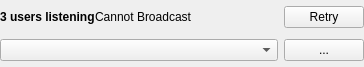
<?xml version="1.0" encoding="UTF-8"?>
<ui version="4.0">
 <class>GUI_Broadcast</class>
 <widget class="QWidget" name="GUI_Broadcast">
  <property name="geometry">
   <rect>
    <x>0</x>
    <y>0</y>
    <width>364</width>
    <height>67</height>
   </rect>
  </property>
  <property name="windowTitle">
   <string/>
  </property>
  <layout class="QGridLayout" name="gridLayout">
   <property name="leftMargin">
    <number>0</number>
   </property>
   <property name="topMargin">
    <number>0</number>
   </property>
   <property name="rightMargin">
    <number>0</number>
   </property>
   <property name="bottomMargin">
    <number>0</number>
   </property>
   <property name="verticalSpacing">
    <number>5</number>
   </property>
   <item row="2" column="0" colspan="2">
    <widget class="Gui::ComboBox" name="combo_clients">
     <property name="sizePolicy">
      <sizepolicy hsizetype="MinimumExpanding" vsizetype="Fixed">
       <horstretch>0</horstretch>
       <verstretch>0</verstretch>
      </sizepolicy>
     </property>
     <property name="focusPolicy">
      <enum>Qt::ClickFocus</enum>
     </property>
    </widget>
   </item>
   <item row="2" column="2">
    <widget class="MenuToolButton" name="btn_menu">
     <property name="sizePolicy">
      <sizepolicy hsizetype="Maximum" vsizetype="Preferred">
       <horstretch>0</horstretch>
       <verstretch>0</verstretch>
      </sizepolicy>
     </property>
     <property name="text">
      <string>...</string>
     </property>
    </widget>
   </item>
   <item row="0" column="0" colspan="3">
    <layout class="QHBoxLayout" name="horizontalLayout_2">
     <item>
      <widget class="QLabel" name="lab_status">
       <property name="font">
        <font>
         <weight>75</weight>
         <bold>true</bold>
        </font>
       </property>
       <property name="focusPolicy">
        <enum>Qt::ClickFocus</enum>
       </property>
       <property name="lineWidth">
        <number>0</number>
       </property>
       <property name="text">
        <string notr="true">3 users listening</string>
       </property>
      </widget>
     </item>
     <item>
      <widget class="QLabel" name="lab_error">
       <property name="sizePolicy">
        <sizepolicy hsizetype="MinimumExpanding" vsizetype="Preferred">
         <horstretch>0</horstretch>
         <verstretch>0</verstretch>
        </sizepolicy>
       </property>
       <property name="text">
        <string>Cannot Broadcast</string>
       </property>
      </widget>
     </item>
     <item>
      <widget class="QPushButton" name="btn_retry">
       <property name="text">
        <string notr="true">Retry</string>
       </property>
       <property name="icon">
        <iconset resource="../../Resources/Icons.qrc">
         <normaloff>:/Icons/undo.svg.png</normaloff>:/Icons/undo.svg.png</iconset>
       </property>
       <property name="iconSize">
        <size>
         <width>16</width>
         <height>16</height>
        </size>
       </property>
      </widget>
     </item>
    </layout>
   </item>
  </layout>
 </widget>
 <customwidgets>
  <customwidget>
   <class>Gui::ComboBox</class>
   <extends>QComboBox</extends>
   <header>GUI/Utils/Widgets/ComboBox.h</header>
  </customwidget>
  <customwidget>
   <class>MenuToolButton</class>
   <extends>QPushButton</extends>
   <header location="global">GUI/Utils/MenuTool/MenuTool.h</header>
  </customwidget>
 </customwidgets>
 <resources>
  <include location="../../Resources/Icons.qrc"/>
 </resources>
 <connections/>
</ui>
